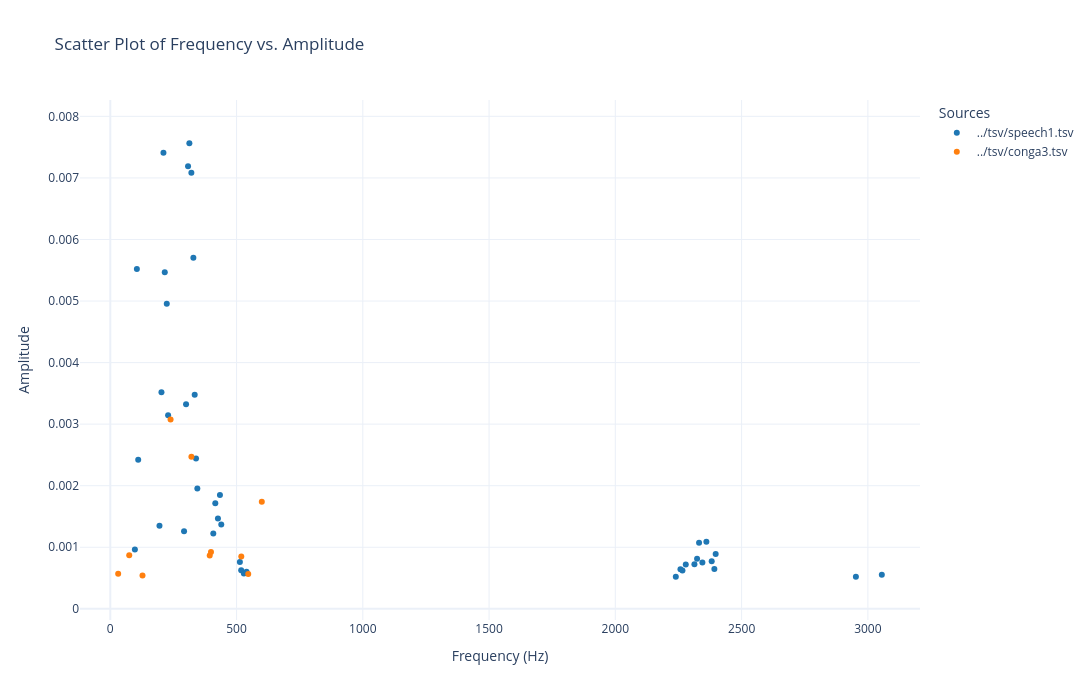

Source (notebook cell):
### Markdown cell above
### 2D (no time): peak-list TSV

This section visualizes TSV files that represent a **list of spectral peaks**.

- **TSV schema**: must contain columns **`Frequency (Hz)`** and **`Amplitude`**
- **Inputs**: pass either `files=[...]` (TSV paths, tab-separated) or `dfs=[...]` (pandas DataFrames)
- **Labels**: use `df_labels=[...]` to control legend names (otherwise file path / `DataFrame N` is used)
- **Axis scaling**: `freq_axis_mode` / `amp_axis_mode` mirrors `py_scripts.dft_analysis.analyze_signal()`

### Code cell
from audiospylt.multiplotter import plot_scatter

# 2D scatter for TSV peak lists.
# Expected columns: 'Frequency (Hz)', 'Amplitude'
# Tip: the axis scaling parameters mirror `py_scripts.dft_analysis.analyze_signal()`.

plot_scatter(
    files=['../tsv/speech1.tsv', '../tsv/conga3.tsv'],
    mode='markers',
    # Frequency-axis scaling:
    freq_axis_mode='linear',  # 'linear' | 'log' | 'mel' | 'mixed'
    freq_axis_mix=0.5,        # used only when freq_axis_mode='mixed'
    mixed_log_floor_hz=1.0,   # used only when freq_axis_mode='mixed'
    # Amplitude-axis scaling:
    amp_axis_mode='linear',   # 'linear' | 'log' | 'mixed'
    amp_axis_mix=0.5,         # used only when amp_axis_mode='mixed'
    amp_log_floor=1e-12,      # used for 'log'/'mixed'
    # Figure size:
    plot_width=1100,
    plot_height=700,
    # Range handling:
    auto_plot_range=True,
)

# Sample usage:
# plot_scatter(files=['tsv/speech1.tsv', 'tsv/conga3.tsv'], df_labels=['Speech', 'Conga'], mode='markers')
# plot_scatter(dfs=[df1, df2], df_labels=['DataFrame1', 'DataFrame2'], mode='lines')
# plot_scatter(files=['tsv/speech1.tsv'], freq_axis_mode='log', amp_axis_mode='log')

### Figure 1 — Plotly figure (JSON) as saved in the notebook; plotly's stock layout.template omitted (floating-point values rounded to 4 significant figures)
{"data": [{"line": {"color": "#1f77b4"}, "marker": {"color": "#1f77b4"}, "mode": "markers", "name": "../tsv/speech1.tsv", "type": "scatter", "x": [97.37, 105.3, 110.5, 194.7, 202.6, 210.5, 215.8, 223.7, 228.9, 292.1, 300.0, 307.9, 313.2, 321.1, 328.9, 334.2, 339.5, 344.7, 407.9, 415.8, 426.3, 434.2, 439.5, 513.2, 518.4, 528.9, 539.5, 2239.0, 2258.0, 2266.0, 2279.0, 2313.0, 2324.0, 2332.0, 2345.0, 2361.0, 2382.0, 2392.0, 2397.0, 2953.0, 3055.0], "y": [0.0009648, 0.005521, 0.002423, 0.001351, 0.003517, 0.007408, 0.005467, 0.004954, 0.003144, 0.001261, 0.003322, 0.007189, 0.007562, 0.007083, 0.005702, 0.003478, 0.002441, 0.001954, 0.001222, 0.001716, 0.001468, 0.001848, 0.001371, 0.0007603, 0.0006279, 0.0005749, 0.0006008, 0.0005227, 0.0006431, 0.0006238, 0.0007216, 0.0007252, 0.0008114, 0.001073, 0.0007516, 0.00109, 0.000773, 0.0006453, 0.0008912, 0.0005222, 0.0005532]}, {"line": {"color": "#ff7f0e"}, "marker": {"color": "#ff7f0e"}, "mode": "markers", "name": "../tsv/conga3.tsv", "type": "scatter", "x": [31.25, 75.0, 127.5, 238.8, 321.2, 393.8, 398.8, 518.8, 546.2, 600.0], "y": [0.0005687, 0.0008704, 0.0005404, 0.003074, 0.002468, 0.000865, 0.0009237, 0.0008488, 0.0005669, 0.001739]}], "layout": {"height": 700, "legend": {"title": {"text": "Sources"}}, "title": {"text": "Scatter Plot of Frequency vs. Amplitude"}, "width": 1100, "xaxis": {"range": [-120.0, 3206.0], "title": {"text": "Frequency (Hz)"}, "type": "linear"}, "yaxis": {"range": [-0.0001817, 0.008266], "title": {"text": "Amplitude"}, "type": "linear"}}}
